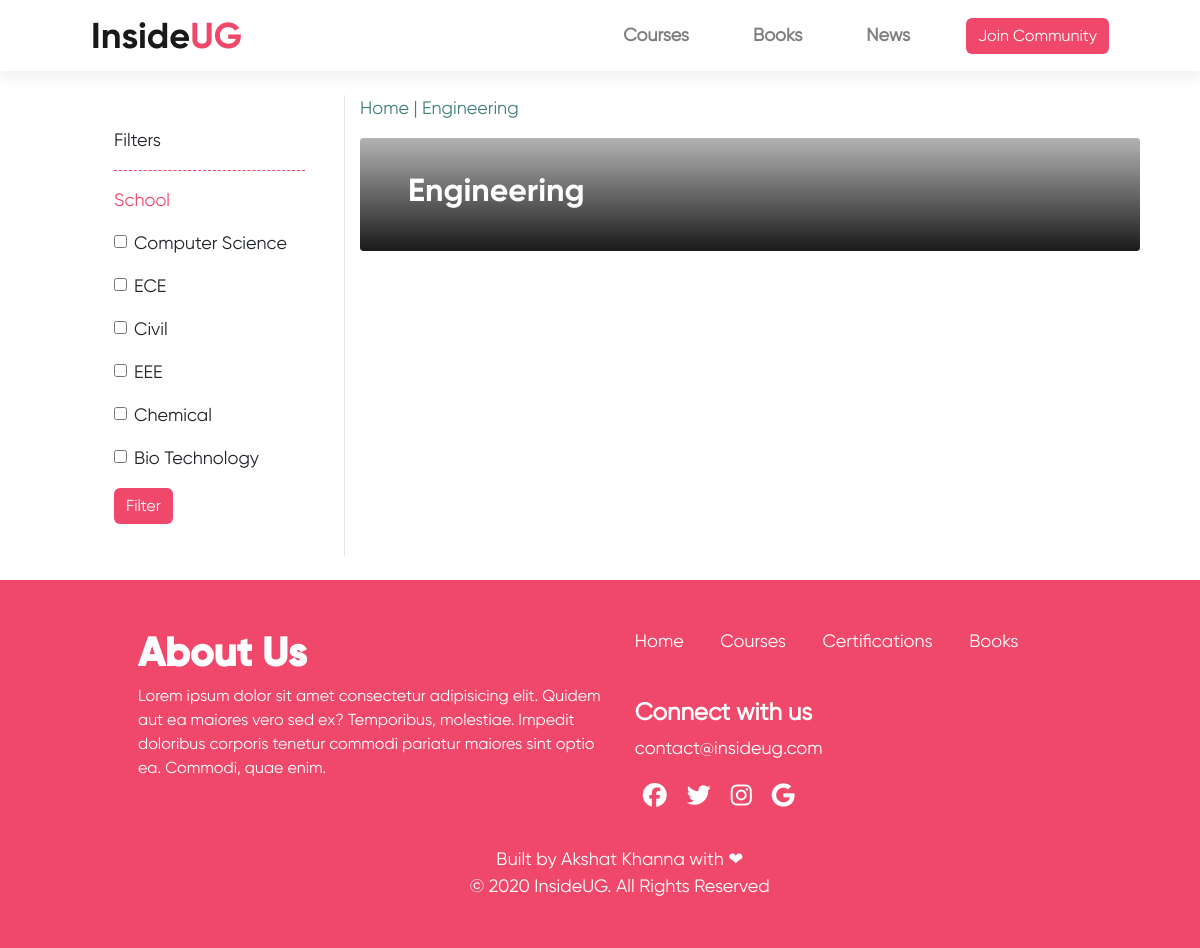
/category/Engineering/, run on an earlier commit of the app's database.
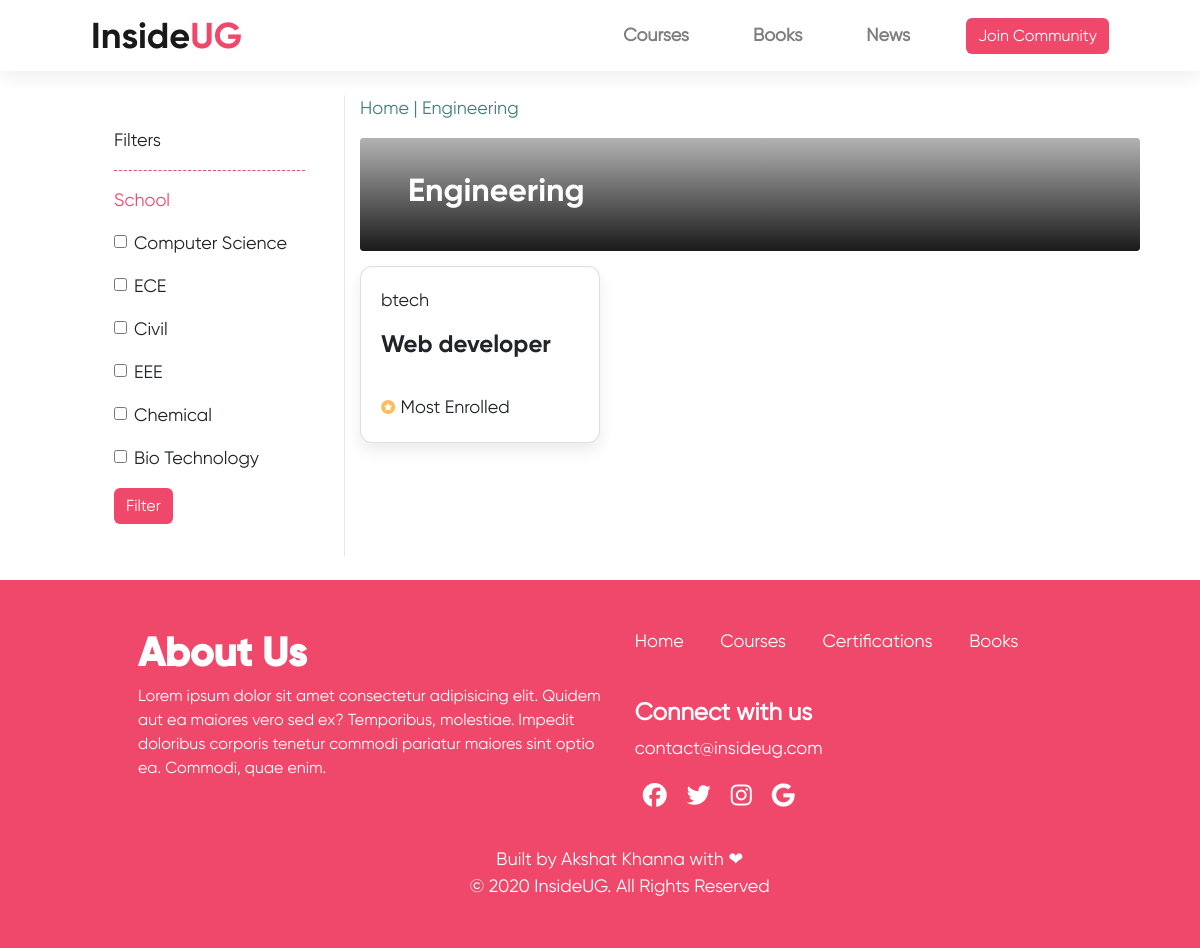
And on a later commit of the database.
### InsideUGApp/models.py (models this page shows, shortened)
class Course(models.Model):
    courseid = models.AutoField(primary_key=True)
    stream = models.CharField(max_length=100)
    branch = models.CharField(max_length=100)
    title = models.CharField(max_length=100)
    discription = models.TextField()
    link = models.URLField()
    smallImage = models.FileField(upload_to='coursesmall/')
    BigImage = models.FileField(upload_to='coursebig/')

### InsideUGApp/views.py (the view)
# urls.py: path('category/<path:cat>/', views.category, name='category'),
def category(request,cat):
    if(cat=='Engineering'):
        cat_course = Course.objects.filter(stream='btech')
    return render(request,'catagories.html',{"category":cat,"courses":cat_course})

### templates/catagories.html (shortened to what this page needs)
{% extends 'base.html' %}
{% load static %}
{% block content %}
<div class="container my-4">
        <div class="row">
            <div class="col-md-3 text-center" style="border-right: 1px solid #E7E7E7;">
                <div class="my-2 p-4 px-4 text-left">
                    Filters
                    <hr style="border-top: 1px dashed #F0486A;">
                    <p class="greenshade">School</p>
                    <div>
                        <form action="" method="POST">
                            <div class="form-group form-check">
                                <input type="checkbox" name="cse" class="form-check-input" id="exampleCheck1">
                                <label class="form-check-label" for="exampleCheck1">Computer Science</label>
                            </div>
                            <div class="form-group form-check">
                                <input type="checkbox" name="ece" class="form-check-input" id="exampleCheck2">
                                <label class="form-check-label" for="exampleCheck2">ECE</label>
                            </div>
                            <div class="form-group form-check">
                                <input type="checkbox" name="civil" class="form-check-input" id="exampleCheck3">
                                <label class="form-check-label" for="exampleCheck3">Civil</label>
                            </div>
                            <div class="form-group form-check">
                                <input type="checkbox" name="eee" class="form-check-input" id="exampleCheck4">
                                <label class="form-check-label" for="exampleCheck4">EEE</label>
                            </div>
                            <div class="form-group form-check">
                                <input type="checkbox" name="chemical" class="form-check-input" id="exampleCheck5">
                                <label class="form-check-label" for="exampleCheck5">Chemical</label>
                            </div>
                            <div class="form-group form-check">
                                <input type="checkbox" name="biotech" class="form-check-input" id="exampleCheck6">
                                <label class="form-check-label" for="exampleCheck6">Bio Technology</label>
                            </div>
                            <button type="submit" class="btn btn-primary nav-button">Filter</button>
                        </form>
                    </div>
                </div>
            </div>
            <div class="col-md-9">
                <p style="color: #42807B;">Home | {{ category }}</p>
                <div class="row">
                    <div class="col">
                            <img class="w-100 mr-2" src="{% static 'img/categoryback.svg' %}" alt="">
                            <h2 class="heading more px-5" style="margin-top: -80px;">{{ category }}</h2>
                    </div>
                </div>
                {% for course in courses %}
                        {% if forloop.first %}<div class="row mt-5">{% endif %}
                            <div class="col-md-4">
                                <a class="cat" href="{{course.link}}" target="blank">
                                <div class="card card-prop m-0">
                                    <div class="card-body">
                                        <p>{{course.stream}}</p>
                                        <h4 class="heading">{{course.title}}</h4>
                                        <br>
                                        <img class="mb-2" src="{% static 'img/mostenrolled.svg' %}" alt="">
                                        <p class="d-inline"> Most Enrolled</p>
                                    </div>
                                </div>
                            </a>
                            </div>
                        {% if forloop.last %}</div>{% endif %}
                    {% endfor %}
            </div>
        </div>
    </div>
{% endblock %}

What changed in the data, as far as the page shows it:
added Course: stream "btech", title "Web developer"
